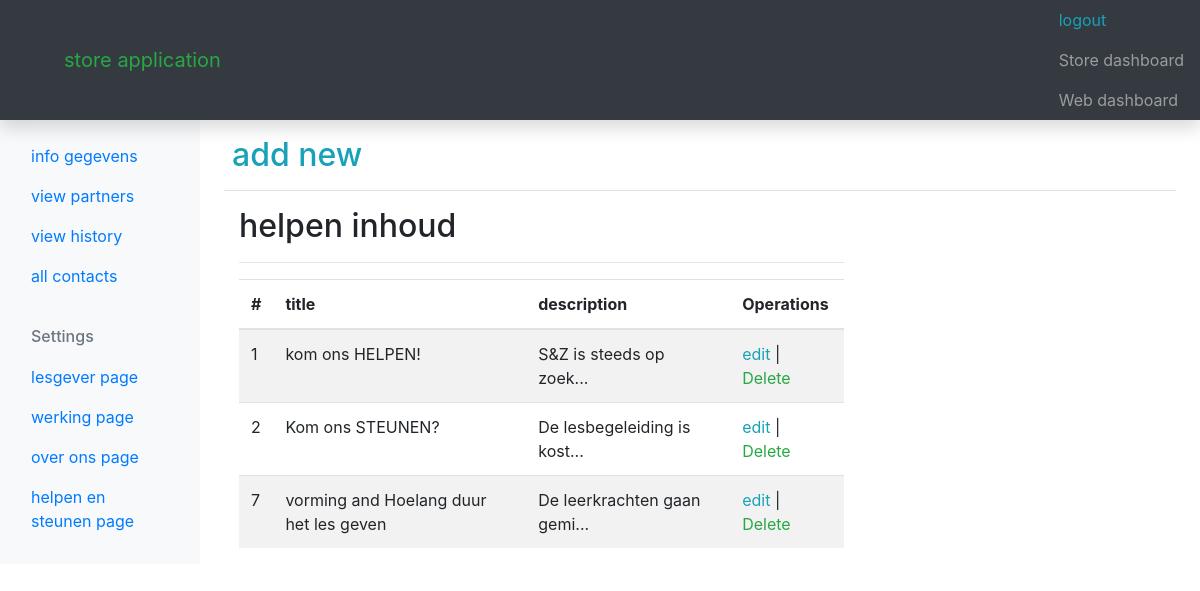
The app's page /adminweb/view-helpen.php (signed in) with its own data.
### tables this page shows
CREATE TABLE IF NOT EXISTS `helpen` (
  `id` int(11) NOT NULL AUTO_INCREMENT,
  `title` varchar(259) NOT NULL,
  `description` text NOT NULL,
  `pic` varchar(259) NOT NULL,
  `created` timestamp NOT NULL DEFAULT CURRENT_TIMESTAMP,
  PRIMARY KEY (`id`)
);

### adminweb/view-helpen.php (the view, shortened to what this page needs)
<?php
  include ('../includes/connect.php');
 include ('inc/header.php');
 include ('inc/navbar.php');
 ?>
    <main role="main" class="col-md-9 ml-sm-auto col-lg-10 px-md-4">
      <div class="d-flex justify-content-between flex-wrap flex-md-nowrap align-items-center pt-3 pb-2 mb-3 border-bottom">
        <h1 class="h2">
            <a class="text-info p-2" href="add-helpen.php"> add new </a>
        </h1>
      </div>
   <div class="col-sm-8">
 <h2> helpen inhoud   </h2>
 <hr>
   <table class="table table-striped">
    <thead>
      <tr>
      <th>#</th>
      <th>title</th>
      <th> description</th>
      <th>Operations</th>
      </tr>
    </thead>
    <tbody>
    <?php
$sql = "SELECT * FROM helpen ";
$result = $db->prepare($sql);
$result->execute();
$res = $result->fetchAll(PDO::FETCH_ASSOC);
 foreach ($res as $p) {
?>
                                <tr>
                                    <td> <?php echo $p['id']; ?></td>
                                    <td>  <?php echo $p['title']; ?></td>
                                    <td> <?php echo substr($p['description'], 0, 25); ?>...</td>
                                    <td>
                                    <a class="text-info" href="edit-helpen.php?edit_id=<?php echo $p['id'];?>">edit</a> |
                                    <a class="text-success" href="?delete_id=<?php echo $p['id'];  ?>">Delete</a></td>
                                </tr>
 <?php } ?>
    </tbody>
  </table>
   </div>
    </main>
    <?php include ('inc/footer.php'); ?>

### records on screen
helpen: id "1", title "kom ons HELPEN!", description "S&Z is steeds op zoek"
helpen: id "2", title "Kom ons STEUNEN?", description "De lesbegeleiding is kost"
helpen: id "7", title "vorming and Hoelang duur het les geven", description "De leerkrachten gaan gemi"
